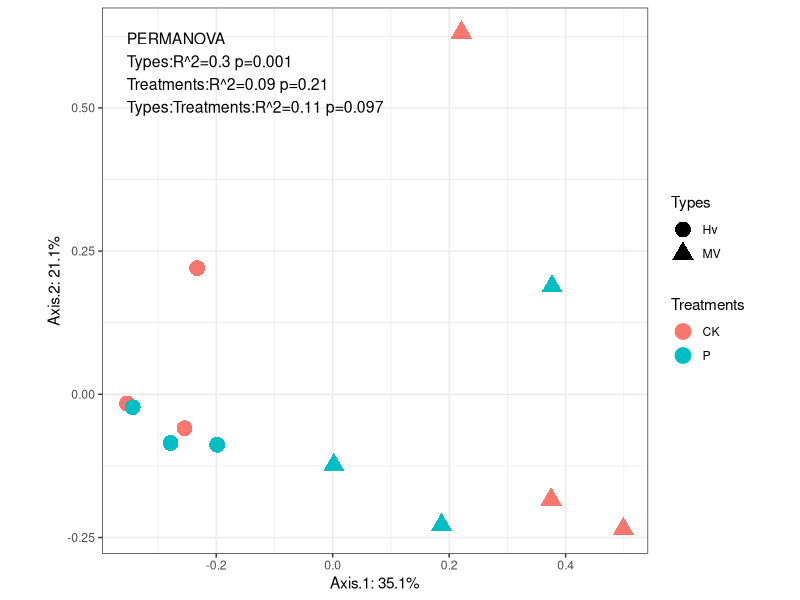

Source code (R):
library(tidyverse)

library(vegan) # 计算bray距离
otu  <-  read.table("16S.txt",sep="\t",header = T, row.names=1)
bray.dist = vegdist(t(otu), method="bray")


library(ape) # pcoa分析
spe.h.pc <- pcoa(bray.dist)
str(spe.h.pc)#记录一二轴解释率“Eigenvalues”
spe.h.pcoa <- spe.h.pc$vectors

spe.pcoa <- data.frame(spe.h.pcoa[,1:2]) %>%
  mutate(Types = rep(c('Hv', 'MV'), each = 6),
         Treatments = rep(rep(c('CK', 'P'), each = 3), 2))
# 置换多元方差分析
spe <- bray.dist
env <- select(spe.pcoa, Types, Treatments)
permanova <- adonis(spe ~ Types*Treatments, data = env, permutations = 999,method="bray")
permanova2 <- adonis2(spe ~ Types*Treatments, data = env, permutations = 999,method="bray")
fcnames <- row.names(permanova$aov.tab)
fcnames2 <- row.names(permanova2)

#获取双因素的数据
lab <- paste('PERMANOVA\n',fcnames[1],':R^2=',round(permanova$aov.tab[1,5],2),' p=', 
             round(permanova$aov.tab[1,6],3), '\n',
             fcnames[2],':R^2=',round(permanova$aov.tab[2,5],2),' p=', 
             round(permanova$aov.tab[2,6],3), '\n',
             fcnames[3],':R^2=',round(permanova$aov.tab[3,5],2),' p=', 
             round(permanova$aov.tab[3,6],3),
  sep = ''
)
lab2 <- paste('PERMANOVA\n',fcnames2[1],':R^2=',round(permanova2[1,3],2),' p=', 
             round(permanova2[1,5],3), '\n',
             fcnames2[2],':R^2=',round(permanova2[2,3],2),' p=', 
             round(permanova2[2,5],3), '\n',
             fcnames2[3],':R^2=',round(permanova2[3,3],2),' p=', 
             round(permanova2[3,5],3),
             sep = ''
)


ggplot(spe.pcoa, aes(x=Axis.1, y=Axis.2, shape= Types, colour=Treatments)) + 
  geom_point(size=5) +
  theme_bw()+
  # 把两个轴的贡献度写出来
  xlab(paste('Axis.1: ', round(spe.h.pc$values$Relative_eig[1],3)*100, '%', sep = '')) +
  ylab(paste('Axis.2: ', round(spe.h.pc$values$Relative_eig[2],3)*100, '%', sep = '')) +
  theme(panel.background = element_rect(fill = "transparent",colour = NA),
        aspect.ratio = 1) +
  # 用annotate把双因素结果写在左上角
  annotate(geom = 'text',label = lab, size =4,
           x = min(spe.pcoa$Axis.1), y = max(spe.pcoa$Axis.2),
           hjust = 0,
           vjust =1)

